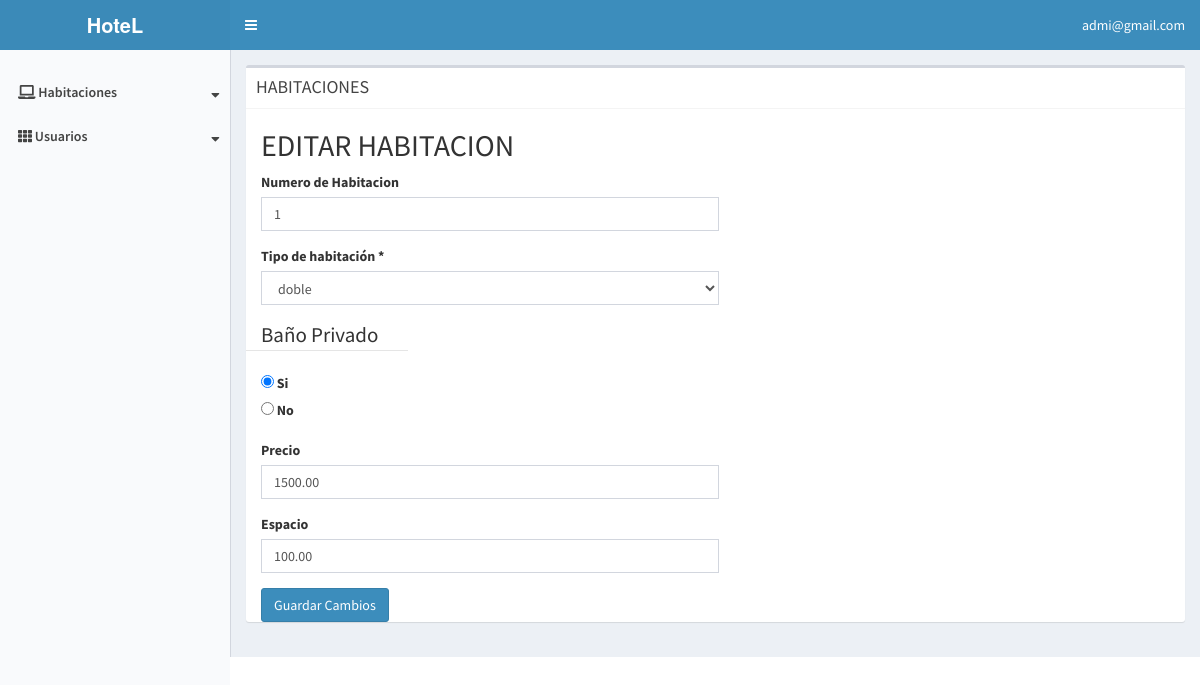
The app's page /formEditHabit.php?opcion=7 (signed in) with its own data.
### tables this page shows
CREATE TABLE `habitacion` (
  `id` int(11) NOT NULL,
  `nro` int(11) NOT NULL,
  `idtipohabitacion` int(11) NOT NULL,
  `banoprivado` tinyint(1) NOT NULL,
  `espacio` decimal(7,2) NOT NULL,
  `precio` decimal(7,2) NOT NULL
);

### motipohabitacion.php (called while the page is built)
<?php
    include("conexion.php");
    $sql = "SELECT * FROM tipohabitaciones";
    $resultado = $con->query($sql);
?>

### formEditHabit.php (the view, shortened to what this page needs)
<?php require_once('header.php');
include("conexion.php");
$id = $_GET['opcion'];
$sql = "SELECT * from habitacion where id='$id'";
$resultado = $con->query($sql);
$fila = $resultado->fetch_assoc();
?>
<div class="content-wrapper">
    <section class="content">
        <div class="row">
            <div class="col-md-12">
                <div class="box">
                    <div class="box-header with-border">
                        <h1 class="box-title">HABITACIONES</h1>
                    </div>
                    <div class="container">
                        <div class="row">
                            <div class="col-md-5 col-sm-5">
                                <div class="top">
                                    <h2>EDITAR HABITACION</h2>
                                    <section>
                                        <form action="editarHabit.php" name="" method="POST">
                                            <div class="form-group">
                                                <label>Numero de Habitacion</label>
                                                <input type="number" name="nro" class="form-control" value="<?Php echo $fila['nro']; ?>">
                                            </div>
                                            <div class="form-group">
                                                <label> Tipo de habitación *</label>
                                                <select name="tipohabitacion" class="form-control">
                                                    <?php
                                                    include("motipohabitacion.php");
                                                    while ($fila1 = $resultado->fetch_assoc()) {
                                                        echo '<option value="' . $fila1['id'] . '"> ' . $fila1['descripcion'] . '</option>';
                                                    }
                                                    ?>
                                                </select>
                                            </div>
                                            <fieldset class="form-group">
                                                <div class="row">
                                                    <legend class="col-form-label col-sm-4 pt-0">Baño Privado</legend>
                                                    <div class="col-sm-10">
                                                        <div class="form-check">
                                                            <input class="form-check-input" type="radio" name="banoprivado" id="banoprivado1" value="1" checked>
                                                            <label class="form-check-label" for="gridRadios1">
                                                                Si
                                                            </label>
                                                        </div>
                                                        <div class="form-check">
                                                            <input class="form-check-input" type="radio" name="banoprivado" id="banoprivado2" value="2">
                                                            <label class="form-check-label" for="gridRadios2">
                                                                No
                                                            </label>
                                                        </div>
                                                    </div>
                                                </div>
                                            </fieldset>
                                            <div class="form-group">
                                                <label>Precio</label>
                                                <input type="number" class="form-control" name="precio" value="<?Php echo $fila['precio']; ?>">
                                            </div>
                                            <div class="form-group">
                                                <label>Espacio</label>
                                                <input type="text" class="form-control" name="espacio" value="<?php echo $fila['espacio']; ?>">
                                            </div>
                                            <div class="mt-2">
                                                <input type="submit" name="" value="Guardar Cambios" class="btn btn-primary">
                                            </div>
                                        </form>
                                    </section>
                                </div>
                            </div>
                        </div>
                    </div>
                </div>
            </div>
        </div>
    </section>
    <?php require_once('footer.php'); ?>

### records on screen
habitacion: nro "1", precio "1500.00", espacio "100.00"

### other values on screen
$_SESSION['correo'] "admi@gmail.com"
form field tipohabitacion "doble"
